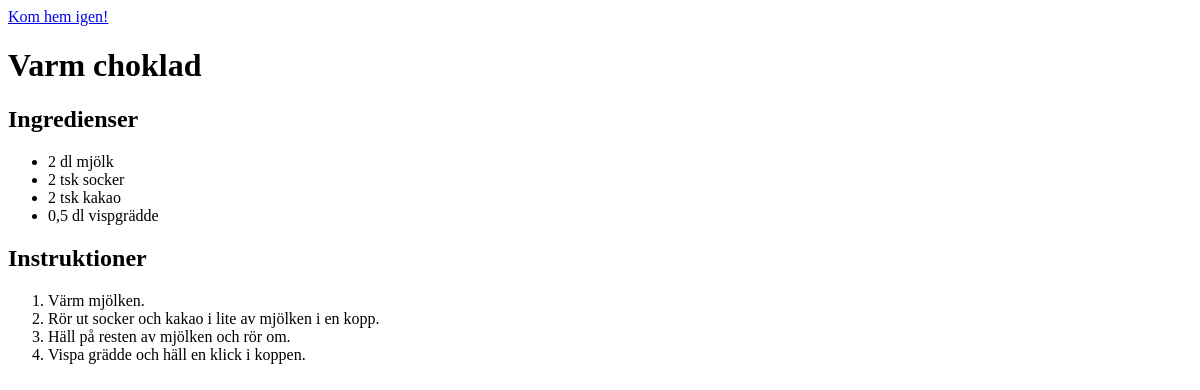
The app's page /recipe.php/?id=1, older data.
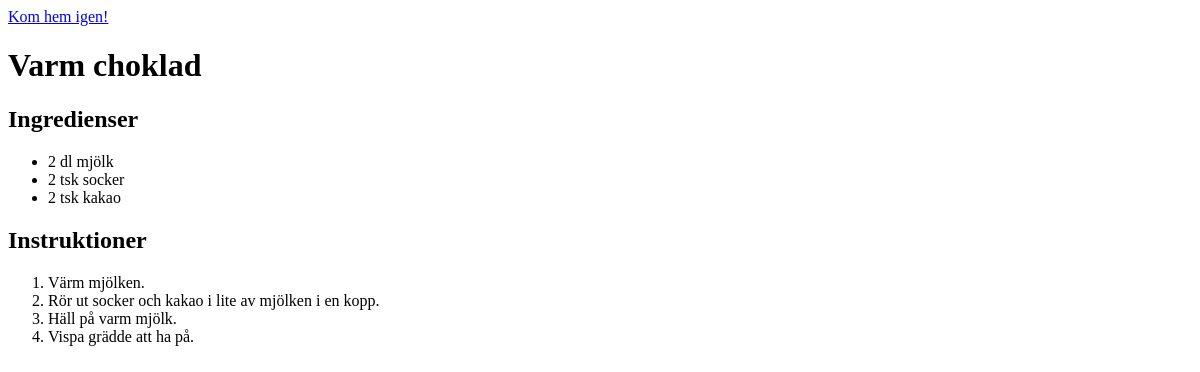
The same page, newer data.
### tables this page shows
CREATE TABLE recipes
(
	id INTEGER not null
		constraint recipes_pk
			primary key,
	name varchar
, img varchar default NULL);

CREATE TABLE ingredients
(
	id INTEGER not null
		constraint ingredients_pk
			primary key,
	ingredient_1 varchar default null,
	ingredient_2 varchar default null,
	ingredient_3 varchar default null,
	ingredient_4 varchar default null,
	ingredient_5 varchar default null
, ingredient_6 varchar default null, ingredient_7 varchar default null, ingredient_8 varchar default null, ingredient_9 varchar default null, ingredient_10 varchar default null);

CREATE TABLE instructions
(
	id INTEGER not null
		constraint instructions_pk
			primary key,
	instruction_1 varchar default null,
	instruction_2 varchar default null,
	instruction_3 varchar default null,
	instruction_4 varchar default null,
	instruction_5 varchar default null
, instruction_6 varchar default null, instruction_7 varchar default null, instruction_8 varchar default null, instruction_9 varchar default null, instruction_10 varchar default null);

### recipe.php (called while the page is built)
<?php
require "db.php";
$id = $_GET["id"];
$recipe = getOneRecipe($id);
$arrayShift = array_shift($recipe[1][0]);
$arrayShift = array_shift($recipe[2][0]);
require "views/recipe.view.php";

### db.php (called while the page is built, shortened)
<?php
function connect()
{
    try {
        $dsn = "sqlite:" . __DIR__ . "/recipes.sqlite";
        $db = new PDO($dsn);
        $db->setAttribute(PDO::ATTR_ERRMODE, PDO::ERRMODE_EXCEPTION);
        $db->setAttribute(PDO::ATTR_DEFAULT_FETCH_MODE, PDO::FETCH_ASSOC);
        return $db;
    } catch (PDOException $e) {
        echo $e->errorInfo;
        exit();
    }
}
function runQuery($query)
{
    $db = connect();
    $stmt = $db->prepare($query);
    $stmt->execute();
    $result = $stmt->fetchAll();
    return $result;
}
function getOneRecipe($id)
{
    return $result = array(getOneName($id), getOneIngredients($id),
        getOneInstructions($id));
}
function getOneName($id)
{
    $query = "SELECT * FROM recipes WHERE id = $id";
    return runQuery($query);
}
function getOneIngredients($id)
{
    $query = "SELECT * FROM ingredients WHERE id = $id";
    return runQuery($query);
}
function getOneInstructions($id)
{
    $query = "SELECT * FROM instructions WHERE id = $id";
    return runQuery($query);
}

### views/recipe.view.php (the view, shortened to what this page needs)
<!doctype html>
<html lang="en">
<head>
</head>
<body>
<a href="//localhost/receptsida">Kom hem igen!</a>
<h1><?= $recipe[0][0]["name"] ?></h1>
<h2>Ingredienser</h2>
<ul>
    <?php
    foreach ($recipe[1][0] as $ingredient) {
        if ($ingredient != "") {
            ?>
            <li><?= $ingredient ?></li>
        <?php }
    }
    ?>
</ul>
<h2>Instruktioner</h2>
<ol>
    <?php
    foreach ($recipe[2][0] as $instruction) {
        if ($instruction != "" && $instruction != null) {
            ?>
            <li><?= $instruction ?></li>
        <?php }
    }
    ?>
</ol>
</body>
</html>

Row changes from the older to the newer data that the page shows:
changed ingredients "2 dl mjölk": ingredient_4 "0,5 dl vispgrädde" → empty (drawn)
Text that changed along with them:
new list line: "Häll på varm mjölk."
new list line: "Vispa grädde att ha på."
list line gone: "0,5 dl vispgrädde"
list line gone: "Häll på resten av mjölken och rör om."
list line gone: "Vispa grädde och häll en klick i koppen."
